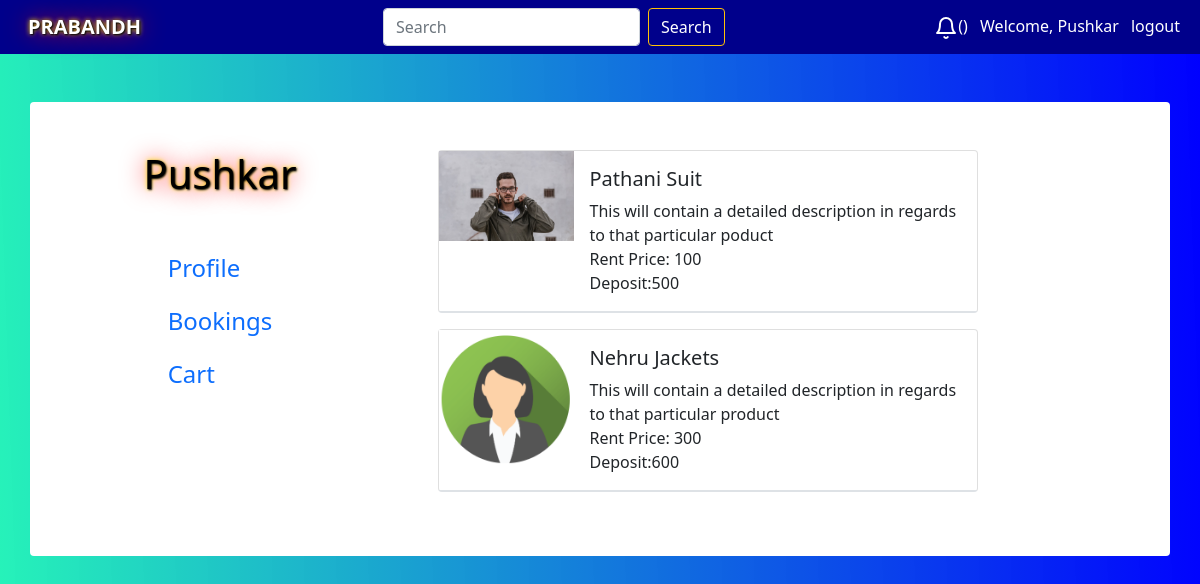
Before: /rentedProduct (signed in) with the older database file.
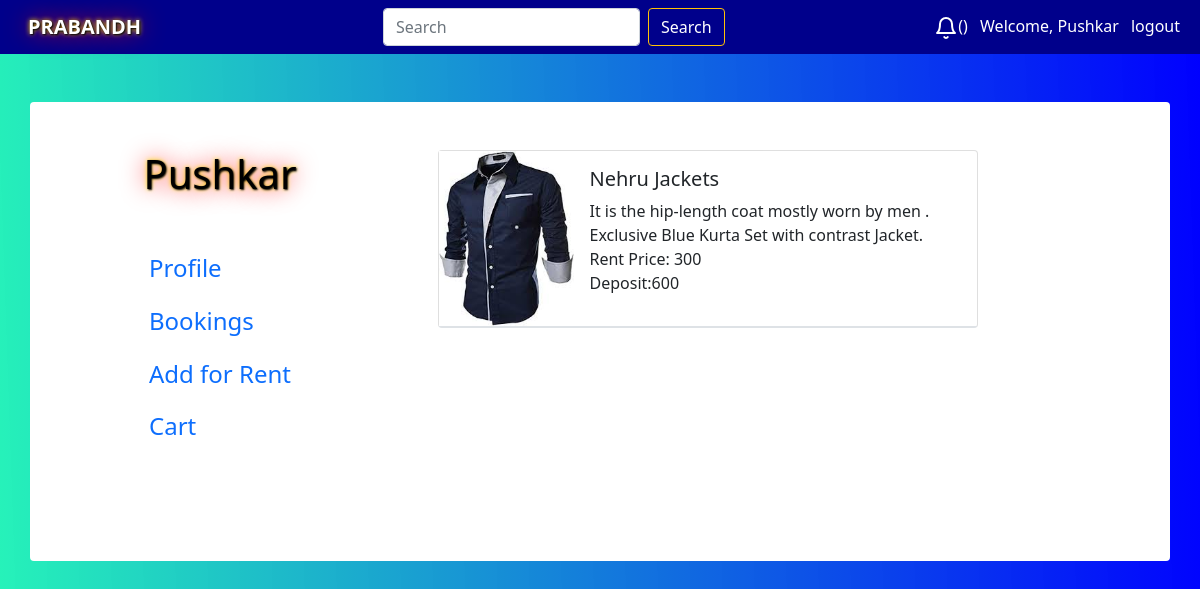
After: the same page with the newer database file.
### Rent/models.py (models this page shows, shortened)
class Product(models.Model):
    seller_of_item=models.ForeignKey(Seller,related_name='seller_of_item', on_delete=models.CASCADE)
    availability=models.BooleanField(default=True)
    title=models.CharField(max_length=20)
    category = models.ForeignKey(Category, on_delete=models.SET_NULL, blank=True, null=True)
    subcategory=models.ForeignKey(Subcategory,on_delete=models.SET_NULL, blank=True, null=True)
    rental_price=models.IntegerField()
    about=models.TextField()
    deposit=models.IntegerField()
    image_of_product=models.ImageField(upload_to='title_photos')

### Rent/views.py (the view)
# urls.py: path('rentedProduct', views.rentprod, name="rentprod"),
def rentprod(request):
    user = request.user
    RentProd=Rent_Amount.objects.filter(customer_of_item=user).values('related_product')
    prod = []
    j = 0
    for i in RentProd:
        j = j + 1
    for i in range(0, j):
        prod = prod + list(RentProd[i].values())
    sum = 0
    products = Product.objects.filter(id__in=prod)
    u = User.objects.get(username=user)
    isSeller=Profile.objects.get(user=u).seller
    print(isSeller)
    param = {
        'product': products,
        "STRIPE_PUBLIC_KEY": settings.STRIPE_PUBLIC_KEY,
        'us':isSeller
    }
    return render(request, 'User/booking.html', param)

### User/templates/User/booking.html (shortened to what this page needs)
{% extends 'User/profile.html' %}
{% load static %}
{% block content %}
<body>
        <div class="container rounded bg-white mt-5 mb-5">
            <div class="row">
                <div class="col-md-4 border-right">
                    <div class="d-flex flex-column align-items-center text-center p-3 py-5">
                        <h1 class="font-weight-bold user">{{user}}</h1>
                                            <div class="p-3 py-5">
                        <div class="d-flex justify-content-between align-items-center mb-3">
                            <h4 class="text-right"><a href="/user/profile" class="text-decoration-none"
                                    target="_self">Profile </a></h4>
                        </div>
                        <div class="d-flex justify-content-between align-items-center mb-3">
                            <h4 class="text-right"><a href="/booking/" class="text-decoration-none"> Bookings </a></h4>
                        </div>
                        {% if us %}
                        <div class="d-flex justify-content-between align-items-center mb-3">
                            <h4 class="text-right"><a href="/putrent/" class="text-decoration-none"> Add for Rent </a></h4>
                        </div>
                        {% endif %}
                        <div class="d-flex justify-content-between align-items-center mb-3">
                            <h4 class="text-right"><a href="/cart/" class="text-decoration-none"> Cart </a></h4>
                        </div>
                    </div>
                   </div>
                </div>
                <div class="col-md">
                    <div class="p-3 py-5">
                        <div>
            {% for i in product %}
            <div class="card mb-3 border-bottom" style="max-width: 540px;">
              <div class="row g-0 border-bottom">
                <div class="col-md-3 col-sm-4">
                  <img src='/media/{{i.image_of_product}}' class="img-fluid me-2" alt="...">
                </div>
                <div class="col-md-9 col-sm-8">
                    <div class="card-body">
                      <h5 class="card-title">{{i.title}}</h5>
                            <p class="card-text">
                              {{i.about}}<BR>Rent Price: {{i.rental_price}}</BR>
                              Deposit:{{i.deposit}}
                            </p>
                    </div>
                </div>
              </div>
            </div>
            {% endfor %}
                                    </div>
                        </div>
                    </div>
                </div>
            </div>
    </body>
    </html>
</body>
{% endblock%}

### User/templates/User/profile.html (shortened to what this page needs)
{% extends 'User/basic.html' %}
{% load static %}

### User/templates/User/basic.html (shortened to what this page needs)
{% load pwa %}
<!DOCTYPE html>
<html lang="en">
<head>
  <link href="https://cdn.jsdelivr.net/npm/bootstrap@5.1.0/dist/css/bootstrap.min.css" rel="stylesheet"
>
</head>
  <body>
      <nav class="navbar navbar-dark " style="background-color:darkblue;">
          <div class="container-fluid">
            <div class="me-4 mx-3">
              <b>
              <a href="/" class="navbar-brand" style="color: white; text-shadow: 1px 1px 2px black, 0 0 25px red, 0 0 5px yellow;">
              PRABANDH</a>
                </b>
            </div>
            <form class="d-flex" method='get' action='/search/1'>
              <input class="form-control me-2" type="text" placeholder="Search" aria-label="Search" name="search" id="search">
              <button class="btn btn-outline-warning" type="submit" ><a href="/search/1" style="color:white; text-decoration: none;" >Search </a></button>
            </form>
            <div class="color">
              <a href="/noti" style="color:white;text-decoration:none;" class="mx-2"><i data-feather="bell"></i>({{k}})</a>
              {% if user.is_authenticated %}
                <a href="/user/profile" class="text-decoration-none" style="color: white">Welcome, {{user}}</a>
                <a href="/user/logout" class="text-decoration-none mx-2" style="color: white">logout</a>
              {% else %}
                <a href="/user/" class="text-decoration-none" style="color: white">Sign Up</a>
                <span style="color: white">/</span>
                <a href="/user/login" class="text-decoration-none" style="color: white">Login</a>
              {% endif %}
            </div>
          </div>
      </nav>
  {% block content %}{% endblock %}
    </body>
</html>

### User/templates/User/basic.html (style rules this page uses)
.navbar { background-color:darkblue; }

### User/templates/User/booking.html (style rules this page uses)
body { background: linear-gradient(268deg, #0000ff, #00f0add9); }
.user { color: black; text-shadow: 1px 1px 2px black, 0 0 25px red, 0 0 5px yellow; }

Changed rows visible on the page:
no longer on this page (row edited): Product: image_of_product (picture), title "Pathani Suit", about "This will contain a detailed description in regards to that particular poduct", rental_price "100", deposit "500"
changed Product "Nehru Jackets": image_of_product: a different picture; about "This will contain a detailed description in regards to that particular product" → "It is the hip-length coat mostly worn by men . Exclusive Blue Kurta Set with contrast Jacket."
Other visible differences:
text now shown: "Add for Rent"
